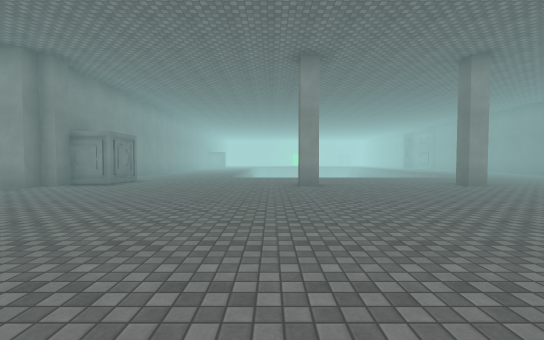
view 1 (above)

21 first-person views from a walk through a Unity game level. The camera is 1.4 m above the floor, tilts 2° down and sees 90° across. The floor is counted in squares, 2 m on a side. Each view is taken from the middle of a square. On the plan, view 1 faces up. The plan holds only what a view shows up to about 9 squares ahead; the rest is blank. The place goes on beyond the plan. The player is left out. Surface patterns are stand-ins for the level's own textures.

view 2
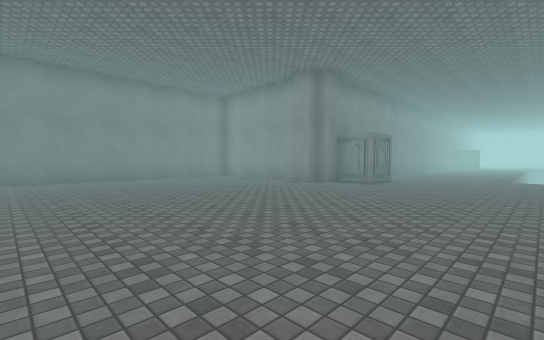

view 3
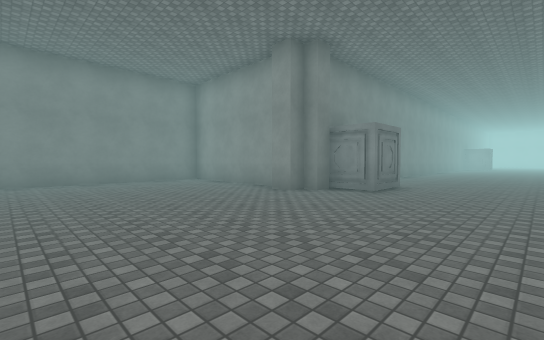

view 4
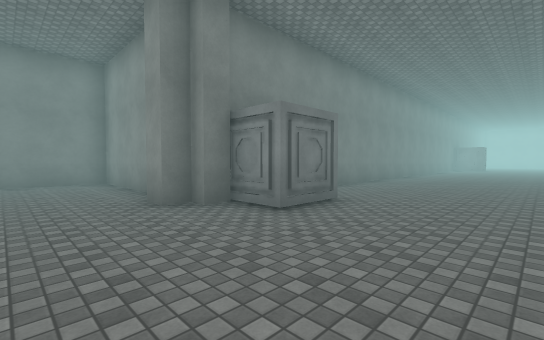

view 5
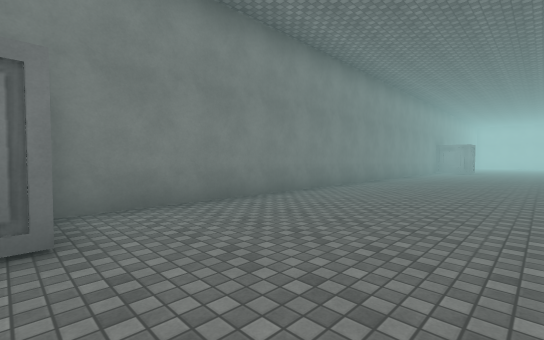

view 6
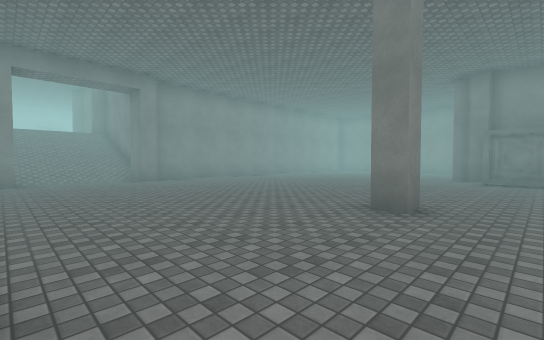

view 7
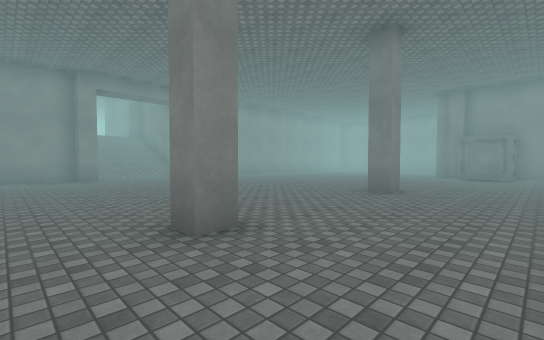

view 8
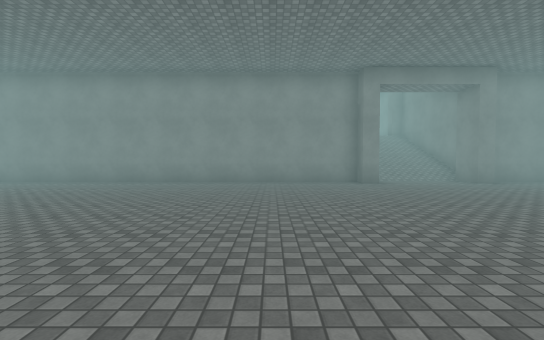

view 9
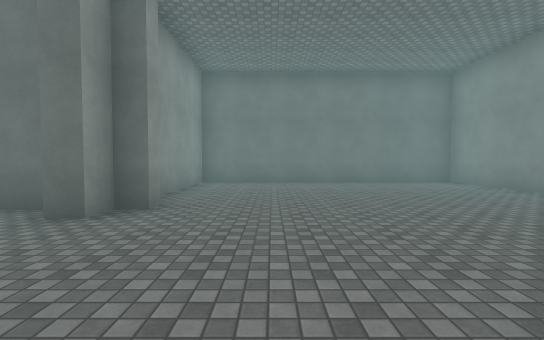

view 10
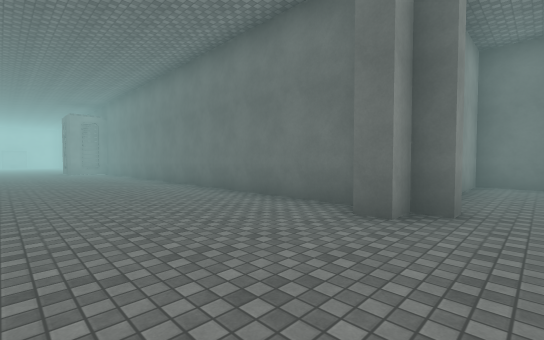

view 11
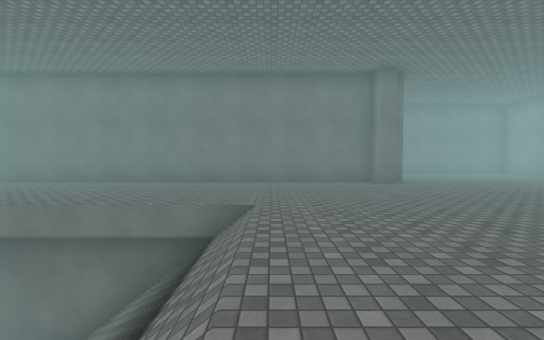

view 12
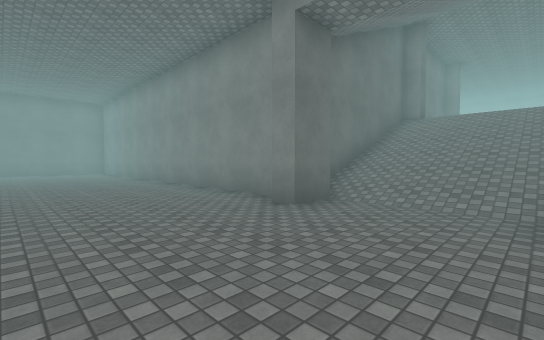

view 13
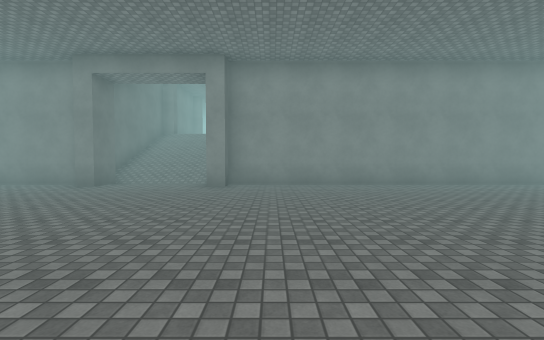

view 14
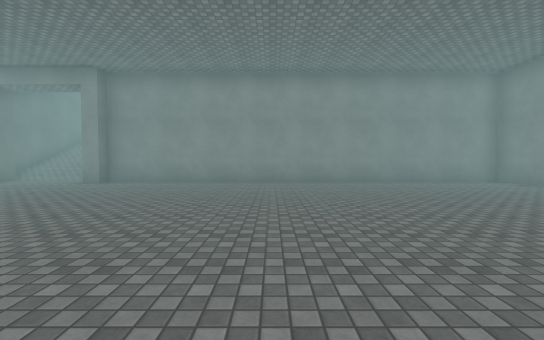

view 15
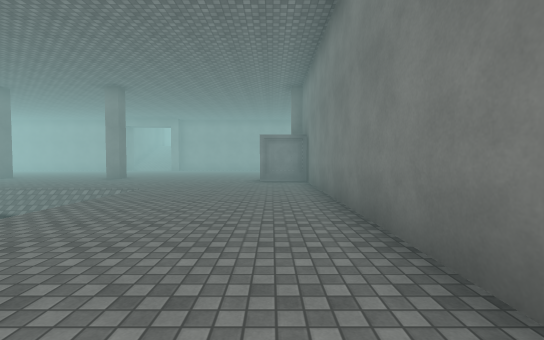

view 16
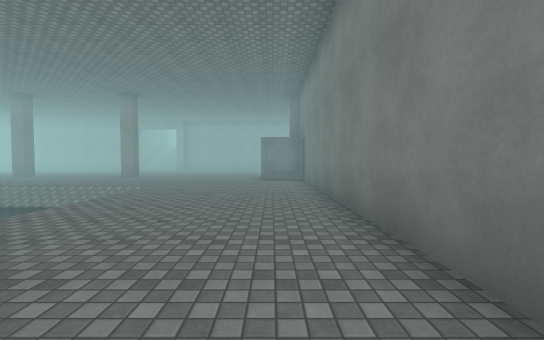

view 17
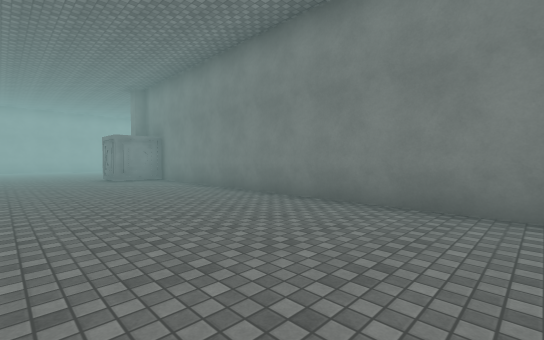

view 18
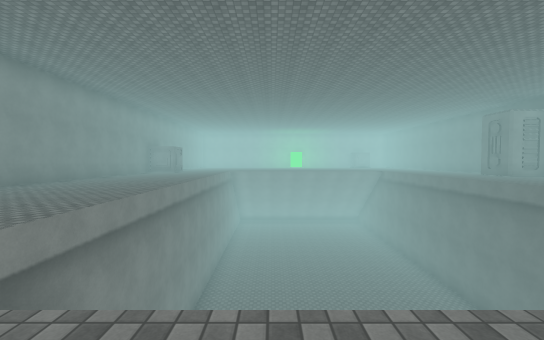

view 19
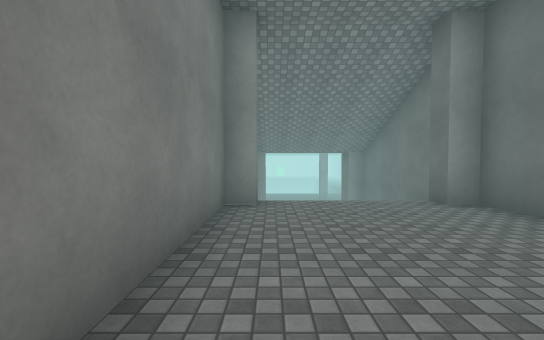

view 20
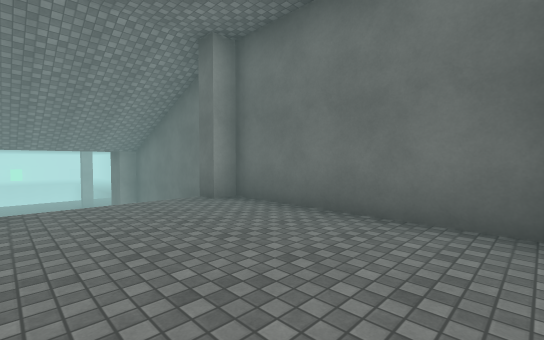

view 21
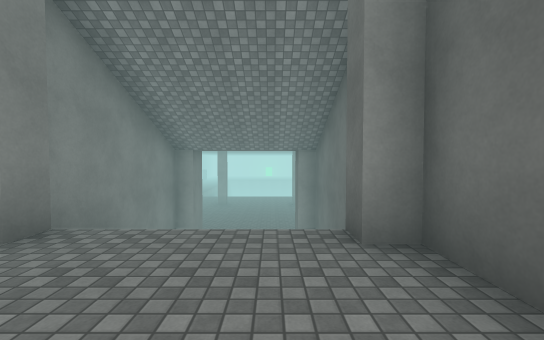

### Floor plan
Key: @ floor where view 1 was taken; # wall or solid block; . main floor; : floor 4 m higher than the main floor; / step, stairs or slope; v drop or lower ground; O other object.
Columns run from 12 left of view 1 to 18 right of it. Each row starts with its distance up from view 1.
 19      #.....         v.  .#
 18      #.....         v....#
 17      #.....         v....#
 16      #.....          ....#
 15      #.....         v....#
 14      #.....         v....#
 13      #.....        vv....#
 12      #.....vvvv  vvvv....#
 11      #...................#
 10      #...................#
  9      ##O.................#
  8 ########.....#...#.......######
  7 #....#...................#....#
  6 #.............................#
  5 #.............................#
  4 #.............................#
  3 #.............................#
  2 #.............................#
  1 #.............................#
  0 #...........@.................#
 -1 ##############...##############
 -2              #////#
 -3              #////#
 -4              #////#
 -5              #////#
 -6              #///##
 -7              #::::#
 -8              #::::#
 -9              #::::#
-10              #::::#
-11               :::##

Positions as (right, up) in squares from view 1, and headings:
1: (0, 0), facing up
2: (-1, 0), facing up-left
3: (-2, 2), facing up-left
4: (-2, 5), facing up-left
5: (-2, 9), facing up-left
6: (5, 9), facing down-left
7: (7, 10), facing down-left
8: (8, 8), facing down
9: (9, 5), facing right
10: (9, 6), facing up-right
11: (4, 11), facing right
12: (2, 3), facing down-right
13: (0, 7), facing down
14: (-4, 8), facing down
15: (-5, 18), facing down
16: (-5, 19), facing down
17: (-2, 19), facing down-left
18: (1, 10), facing up
19: (2, -11), facing up
20: (2, -11), facing up-right
21: (4, -9), facing up
